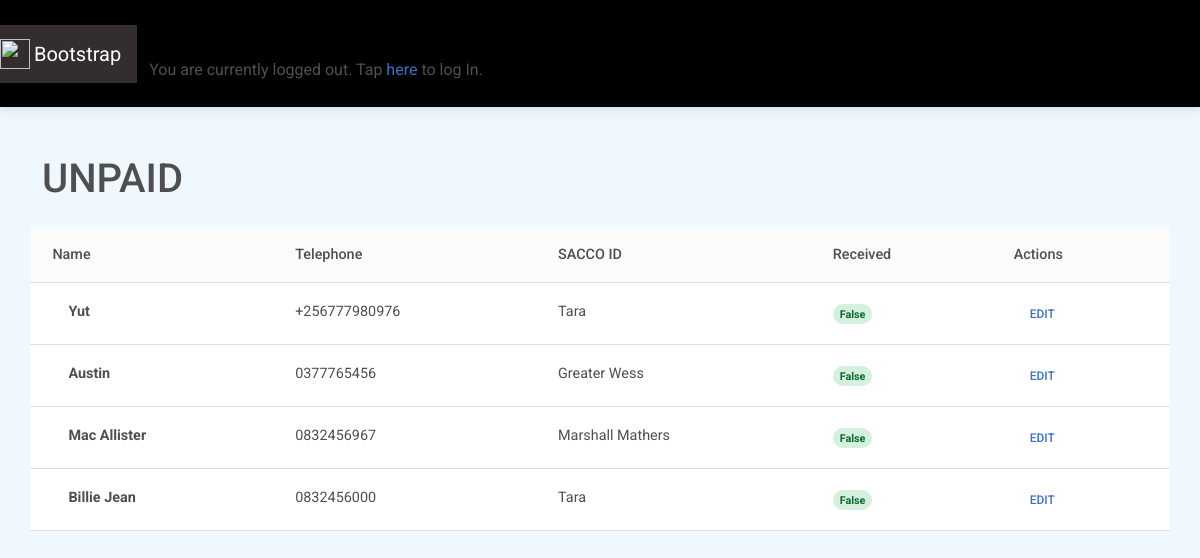
Screenshot of /unpaid/ with the database file from the repository.
### members/models.py (models this page shows, shortened)
class RegisterMember(models.Model):
    name = models.CharField(max_length=255)
    tel = models.CharField(max_length=13)
    inviter = models.ForeignKey(User, on_delete=models.CASCADE, null=True)
    sacco_id = models.ForeignKey(Sacco, on_delete=models.SET_NULL, null=True)
    received = models.BooleanField(default=False)

class Sacco(models.Model):
    name = models.CharField(max_length=255)
    sacco_id = models.CharField(max_length=255)
    def __str__(self):
        return self.name

### members/views.py (the view)
# urls.py: path('unpaid/', views.unpaid, name='unpaid'),
def unpaid(request):
    members = RegisterMember.objects.filter(received=False)
    context = {'members': members}
    return render(request, 'members/unpaid.html', context)

### members/templates/members/unpaid.html (shortened to what this page needs)
<!DOCTYPE html>
<html>
  {% extends 'main.html' %}
    {% block content %}
    <div class="container mt-4">
      <div class="row">
        <h1 class="my-4">UNPAID</h1>
      </div>
      <div class="row">
        <table class="table align-middle mb-0 bg-white">
          <thead class="bg-light">
            <tr>
              <th>Name</th>
              <th>Telephone</th>
              <th>SACCO ID</th>
              <th>Received</th>
              <th>Actions</th>
            </tr>
          </thead>
          {% for member in members %}
          <tbody>
            <tr>
              <td>
                <div class="d-flex align-items-center">
                  <div class="ms-3">
                    <p class="fw-bold mb-1">{{member.name}}</p>
                  </div>
                </div>
              </td>
              <td>
                <p class="fw-normal mb-1">{{member.tel}}</p>
              </td>
              <td>
                <p class="fw-normal mb-1">{{member.sacco_id}}</p>
              </td>
              <td>
                <span class="badge badge-success rounded-pill d-inline"
                  >{{member.received}}</span
                >
              </td>
              <td>
                <button type="button" class="btn btn-link btn-sm btn-rounded">
                  Edit
                </button>
              </td>
            </tr>
          </tbody>
          {% endfor %}
        </table>
      </div>
    </div>
    {% endblock content %}

### templates/main.html (style rules this page uses)
body { background-color: aliceblue; }

### rows the page displays
RegisterMember: name "Yut", tel "+256777980976", sacco_id "Tara", received "False"
RegisterMember: name "Austin", tel "0377765456", sacco_id "Greater Wess", received "False"
RegisterMember: name "Mac Allister", tel "0832456967", sacco_id "Marshall Mathers", received "False"
RegisterMember: name "Billie Jean", tel "0832456000", sacco_id "Tara", received "False"
